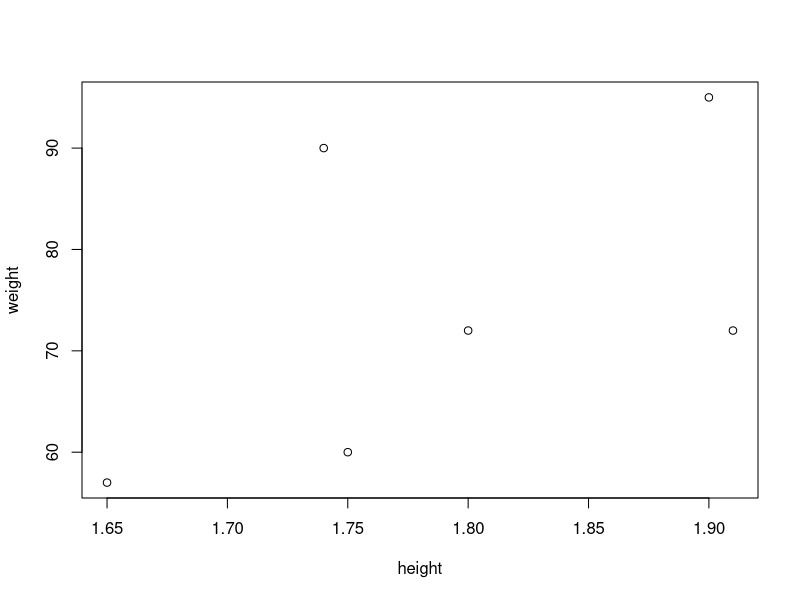
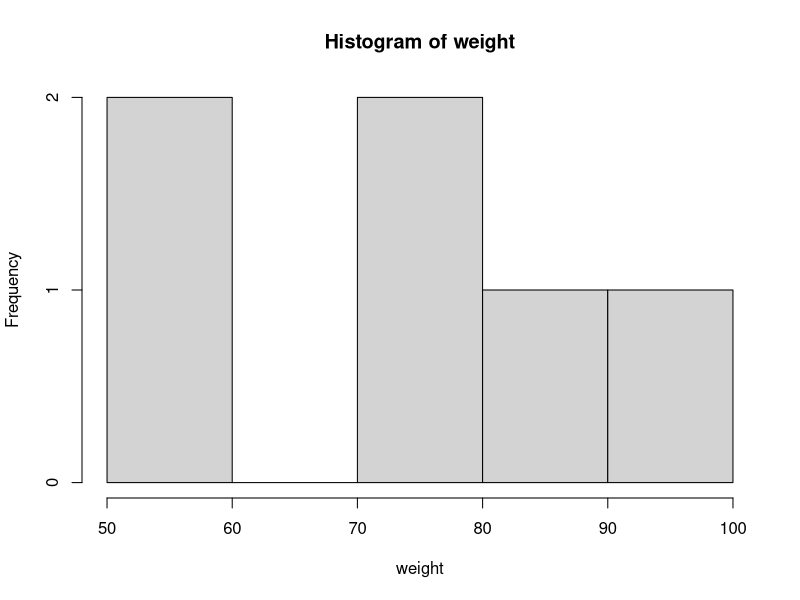
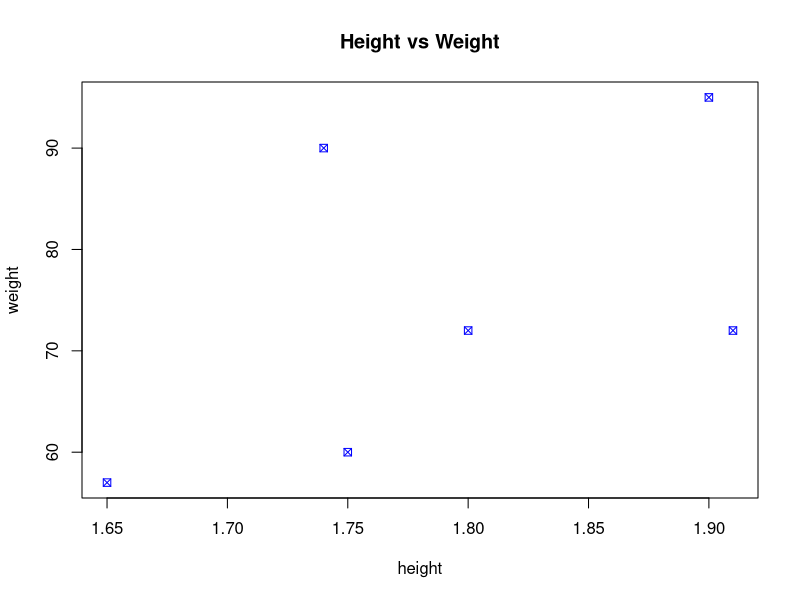
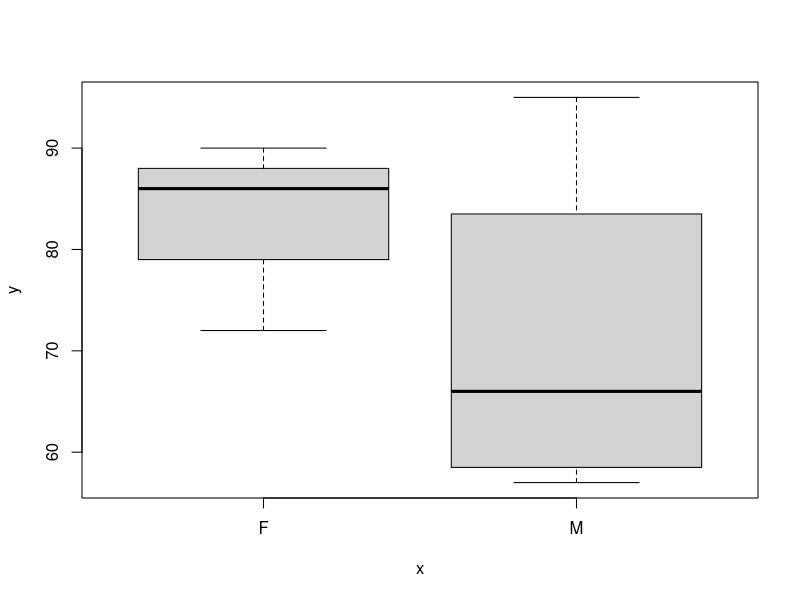

Write R code to recreate these figures, in order. (Note: this script raises an error after producing the figures.)

#--------------------------------------------------------------------------------------------
#Data Objects

weight = c(60,72,57,95,90,72)
height = c(1.75,1.8,1.65,1.9,1.74,1.91)
mean(weight)
sd(height)
quantile(weight)
quantile(weight,0.75)
quantile(weight,probs = c(0.2,0.75))
length(height)
range(weight)
t.test(weight,mu = 80)
bmi = (weight)/(height^2)
bmi
plot(height,weight)
hist(weight)
plot(height,weight, pch=7,col="Blue", main="Height vs Weight")
colors()
weight = c(weight,86)
height = c(height,NA)
height
mean(height,na.rm = TRUE)
gender = c("M","F","M","M","F","M","F")
names(gender)
names(gender)=c("Bob","Susan","Jim","Mary","Jane","Tim","Nicole")
plot(factor(gender),weight) #Important here is to treat Gender as factor as its categorical


#--------------------------------------------------------------------------------------------
#Creating Vectors

x= seq(1,15,2) #seq(Start, End, StepSize)
x
x =seq(1,15,length.out = 4)
x

rep("A",5)
rep(c("A","B"),5)
rep(c("A","B"),c(5,7))
c(rep("A",5),rep("B",7))

weight[weight>70]

#--------------------------------------------------------------------------------------------
#Indexing and Subsetting

weight[-3]
height[height>1.7 & is.na(height)==F]



#--------------------------------------------------------------------------------------------
#Data Frame

ghw=data.frame(gender, height, weight)
ghw
str(ghw)
summary(ghw)
ghw[1,]
ghw[c(3,5),]


#--------------------------------------------------------------------------------------------
#Viewing and Editing

edit(ghw) #Very Useful
fix(ghw)
View(ghw)



#--------------------------------------------------------------------------------------------
#Indexing data frames

ghw$height

s1=ghw[ghw$gender=="F",]
s1
edit(s1)


View(whiteside)
plot(whiteside$Insul,whiteside$Gas)


#--------------------------------------------------------------------------------------------
#data frame
str(whiteside)
str(ghw)
summary(ghw)
dim(ghw)
row.names(whiteside)
row.names(ghw)

rownames(ghw)
